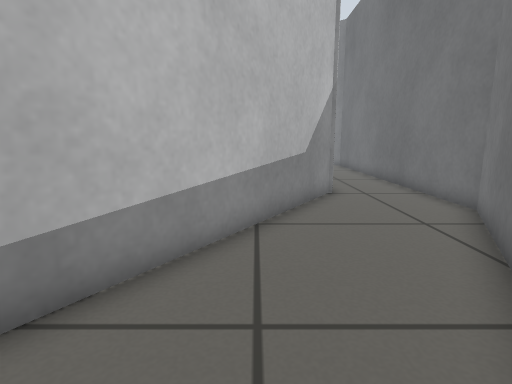
view 1 (above)

16 first-person views from a walk through a world built for the Gazebo simulator. The camera is 0.5 m above the floor, tilts 10° down and sees 80° across. The floor is counted in squares, 0.25 m on a side. Each view is taken from the middle of a square. On the plan, view 1 faces up. The plan holds only what a view shows up to about 17 squares ahead; the rest is blank.

view 2
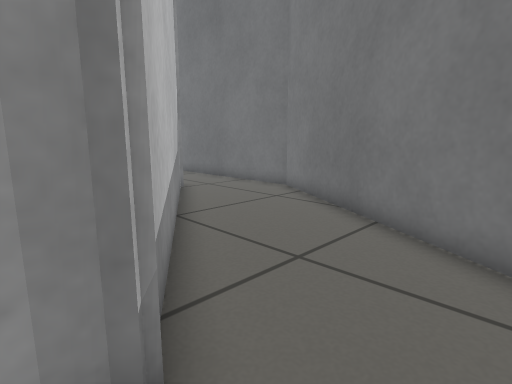

view 3
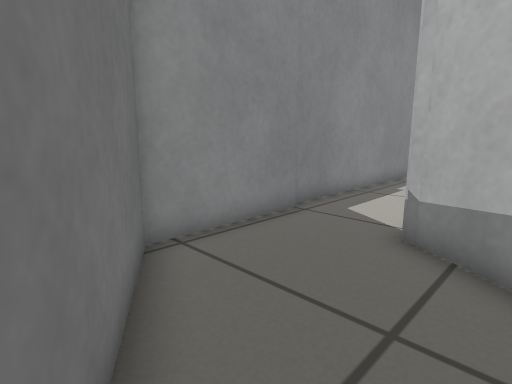

view 4
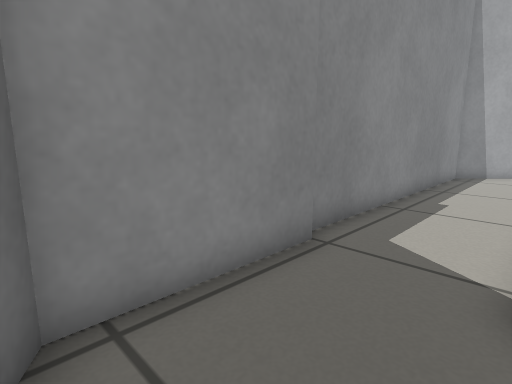

view 5
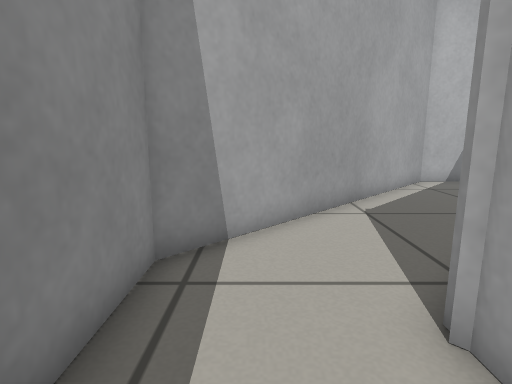

view 6
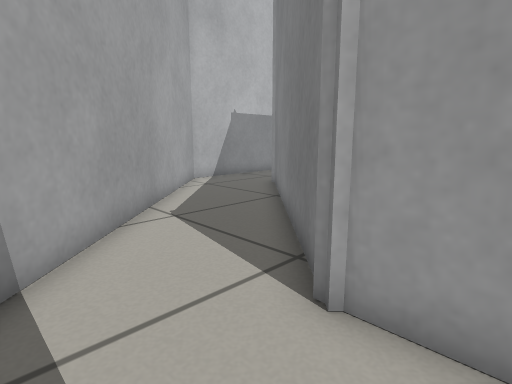

view 7
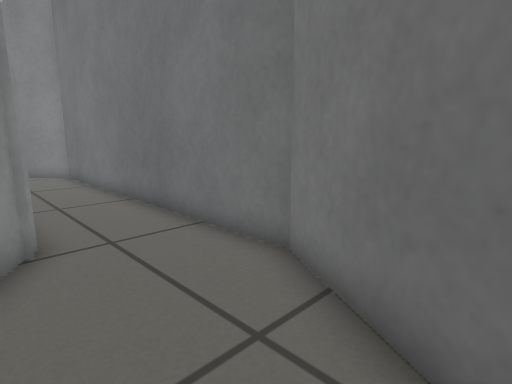

view 8
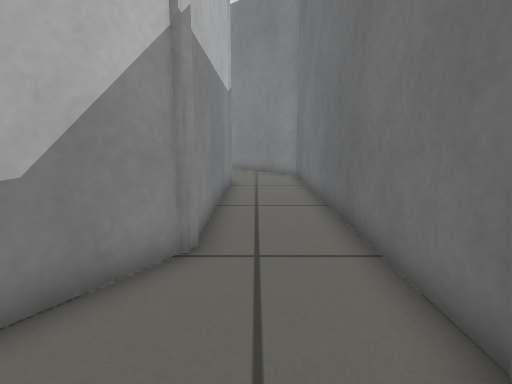

view 9
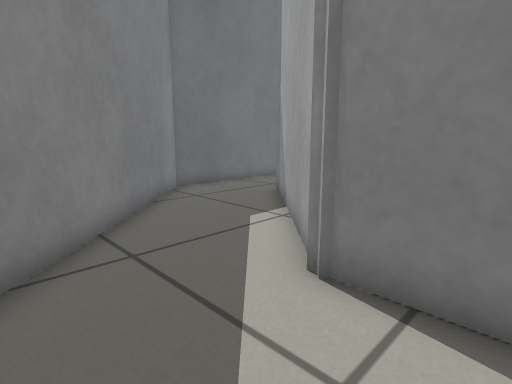

view 10
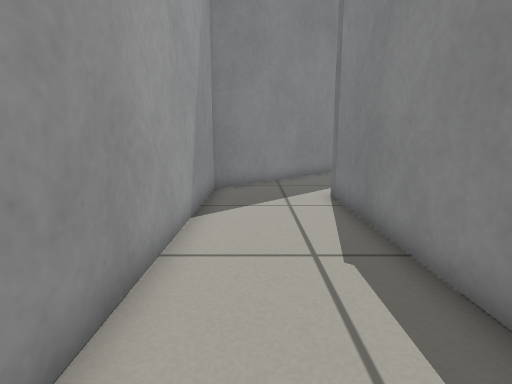

view 11
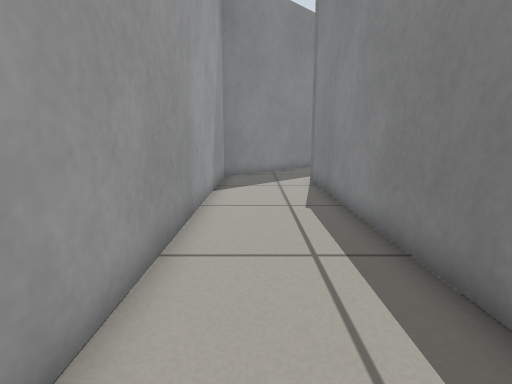

view 12
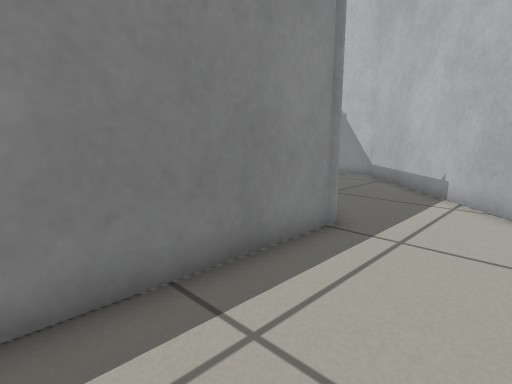

view 13
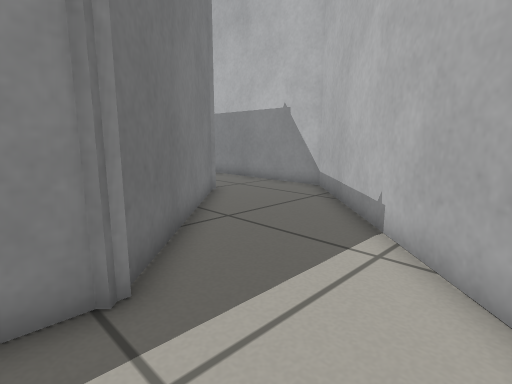

view 14
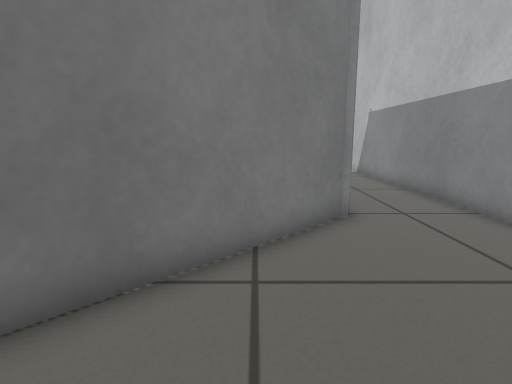

view 15
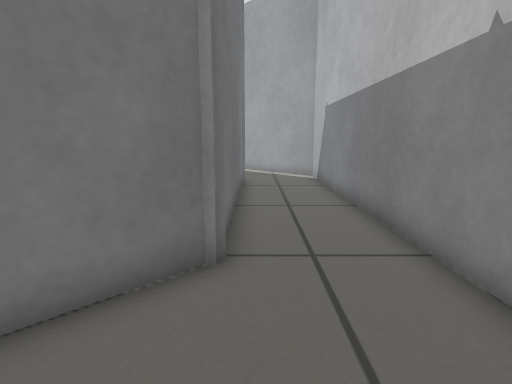

view 16
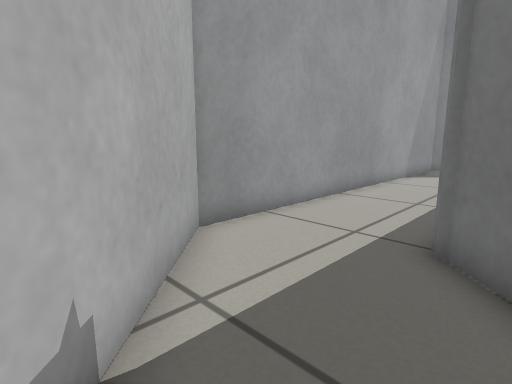

### Floor plan
Points are (right, up) in squares from view 1. A wall is a line through its corners. A room is listed if a view was taken in it or the views show most of it. See-through windows are left out.
Room 1 (views 1, 3, 4, 7, 8)
walls: (1.1, 8.7) (-3.1, 2); (-2.5, -1.3) (0.6, -1.3) (6.2, 8.3) (6.2, 9.5)
ways out: opening at (-3, 0.5) to room 2; opening at (3.5, 9.5) to room 2
Room 2 (views 2, 5, 6, 9, 10, 11, 12, 13, 14, 15, 16)
walls: (-16.5, 25.3) (-2.4, 25.3); (-2, 24.7) (2.8, 19.9) (2.8, 11); (-22.5, 19.1) (-16, 25.5); (-22.4, 9.7) (-22.4, 19.5); (3, 11.6) (1.1, 8.7); (-13, 2) (-15.1, 2); (-14.7, 1.9) (-22.2, 9.4); (6.2, 9.5) (6.2, 22.5) (-1, 29.7) (-18.2, 29.7) (-26.1, 21.8) (-26.1, 7.6) (-16.7, -1.7) (-4.3, -1.7); (-4, -1.3) (-2.5, -1.3)
low walls: (-3.1, 2) (-4, 2)
ways out: opening at (-3, 0.5) to room 1; opening at (3.5, 9.5) to room 1

Positions as (right, up) in squares from view 1, and headings:
1: (0, 0), facing up
2: (-4, 0), facing up-right
3: (3, 4), facing down-left
4: (1, 2), facing down-left
5: (-12, 0), facing left
6: (-13, -1), facing up-left
7: (2, 5), facing up-right
8: (4, 6), facing up
9: (-5, 29), facing down-right
10: (-13, 28), facing right
11: (-17, 28), facing right
12: (-10, 29), facing down-left
13: (-15, 29), facing down-left
14: (-20, 27), facing down
15: (-23, 24), facing down
16: (-22, 24), facing up-right
